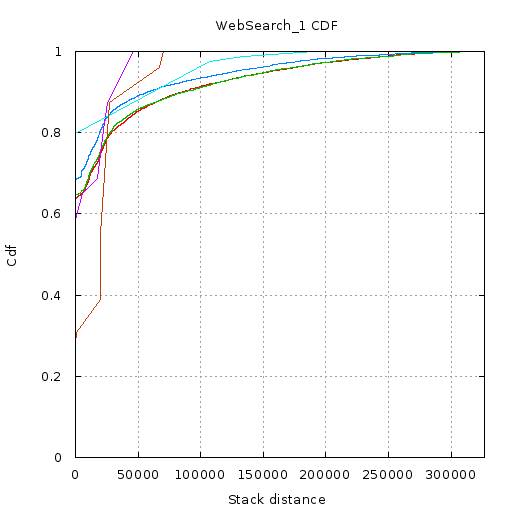

Recreate this plot in gnuplot.
set terminal  png size 512,512 font 'Verdana, 10'
set nokey
set title "WebSearch_1 CDF"
set output '//home//cat//Documents//CACHE//Tests//Gists//WebSearch1//CDF//4//cdf.png'
set ylabel "Cdf"
set yrange [0:1]
set xlabel "Stack distance"
set xrange [2.000000:326662.000000]
set grid xtics ytics
plot '//home//cat//Documents//CACHE//Tests//Gists//WebSearch1//CDF//4//0.txt' using 1:2 with lines,\
'//home//cat//Documents//CACHE//Tests//Gists//WebSearch1//CDF//4//1.txt' using 1:2 with lines,\
'//home//cat//Documents//CACHE//Tests//Gists//WebSearch1//CDF//4//2.txt' using 1:2 with lines,\
'//home//cat//Documents//CACHE//Tests//Gists//WebSearch1//CDF//4//3.txt' using 1:2 with lines,\
'//home//cat//Documents//CACHE//Tests//Gists//WebSearch1//CDF//4//4.txt' using 1:2 with lines,\
'//home//cat//Documents//CACHE//Tests//Gists//WebSearch1//CDF//4//5.txt' using 1:2 with lines
